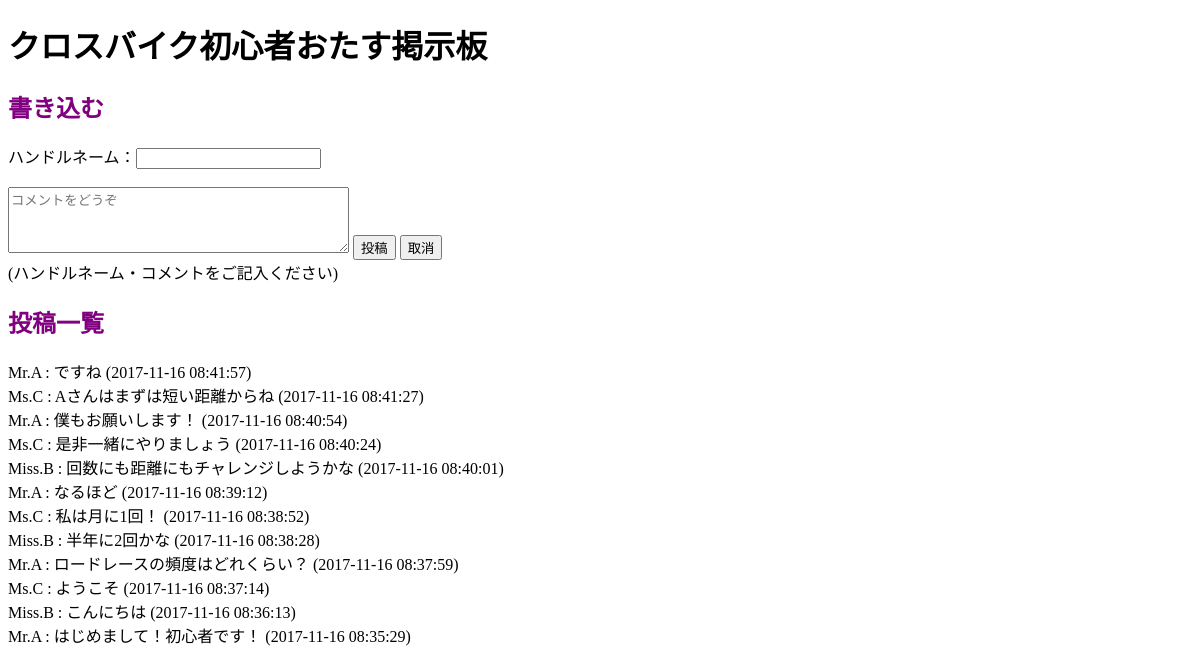
The app's page /bbs.php with its own data.
### tables this page shows
CREATE TABLE `datas` (
  `name` text NOT NULL,
  `message` text NOT NULL,
  `created` timestamp NOT NULL DEFAULT CURRENT_TIMESTAMP
);

### bbs.php (the view, shortened to what this page needs)
<!DOCTYPE html>
<html lang="ja">
    <head>
        <link rel="stylesheet" href="bbs.css">
    </head>
    <body>
        <h1>クロスバイク初心者おたす掲示板</h1>
            <section>
                <h2 class="a">書き込む</h2>
                <form method="POST" action="bbs.php">
                    ハンドルネーム：<input type="text" name="name" value=""><br><br>
                    <textarea name="comment" cols=40 rows=4 placeholder="コメントをどうぞ"></textarea>
                    <input type="submit" value="投稿" />
                    <input type="reset" value="取消">
                </form>
            </section>
        <?php
            $mysqli = new mysqli('localhost', 'root', '', 'sample');
            $mysqli->set_charset("utf8");
            $stmt = $mysqli->prepare("INSERT INTO datas (name, message) VALUES (?, ?)");
            if(isset($_POST["name"])&&isset($_POST["comment"])){
                $name = htmlspecialchars($_POST["name"]);
                $stmt->bind_param('ss', $_POST["name"], $_POST["message"]);
                $stmt->execute();
            }
            else{
                print("(ハンドルネーム・コメントをご記入ください)");
            }
        ?>
            <section>
                <h2 class="a">投稿一覧</h2>
                <?php
                    $result = $mysqli->query("SELECT * FROM datas ORDER BY created DESC");
                    if($result){
                        while($row = $result->fetch_object()){
                            $name = htmlspecialchars($row->name);
                            $message = htmlspecialchars($row->message);
                            $created = htmlspecialchars($row->created);
                            print("$name : $message ($created)<br>");
                        }
                    }
                    else{
                ?>
                <p>まだ投稿はありません...</p>
            </section>
        <?php
                    }
        ?>
    </body>
</html>

### bbs.css (style rules this page uses)
.a { color: purple; }

### records on screen
datas: name "Mr.A", message "ですね", created "2017-11-16 08:41:57"
datas: name "Ms.C", message "Aさんはまずは短い距離からね", created "2017-11-16 08:41:27"
datas: name "Mr.A", message "僕もお願いします！", created "2017-11-16 08:40:54"
datas: name "Ms.C", message "是非一緒にやりましょう", created "2017-11-16 08:40:24"
datas: name "Miss.B", message "回数にも距離にもチャレンジしようかな", created "2017-11-16 08:40:01"
datas: name "Mr.A", message "なるほど", created "2017-11-16 08:39:12"
datas: name "Ms.C", message "私は月に1回！", created "2017-11-16 08:38:52"
datas: name "Miss.B", message "半年に2回かな", created "2017-11-16 08:38:28"
datas: name "Mr.A", message "ロードレースの頻度はどれくらい？", created "2017-11-16 08:37:59"
datas: name "Ms.C", message "ようこそ", created "2017-11-16 08:37:14"
datas: name "Miss.B", message "こんにちは", created "2017-11-16 08:36:13"
datas: name "Mr.A", message "はじめまして！初心者です！", created "2017-11-16 08:35:29"
